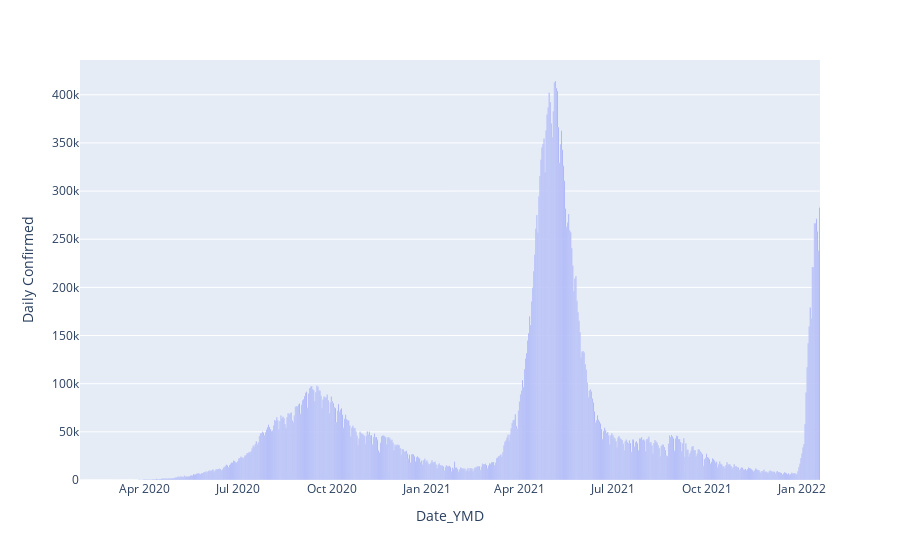
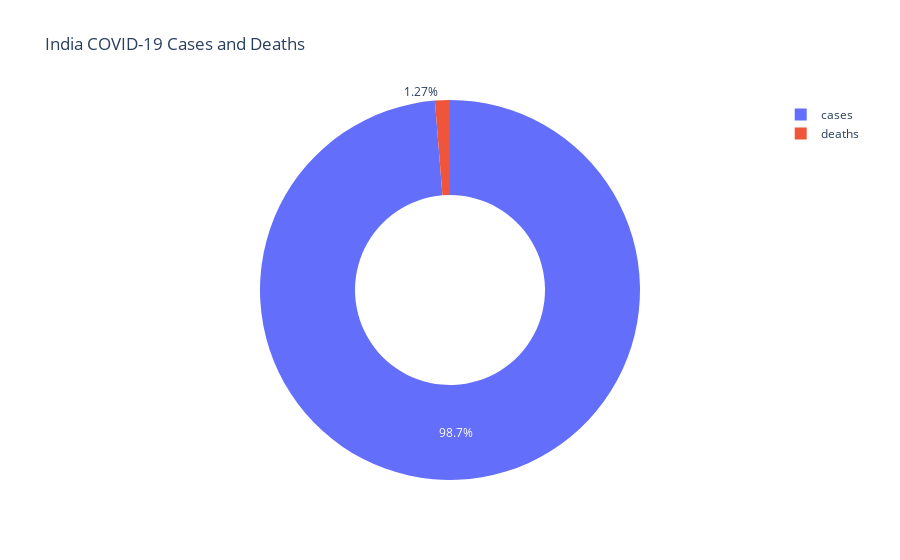
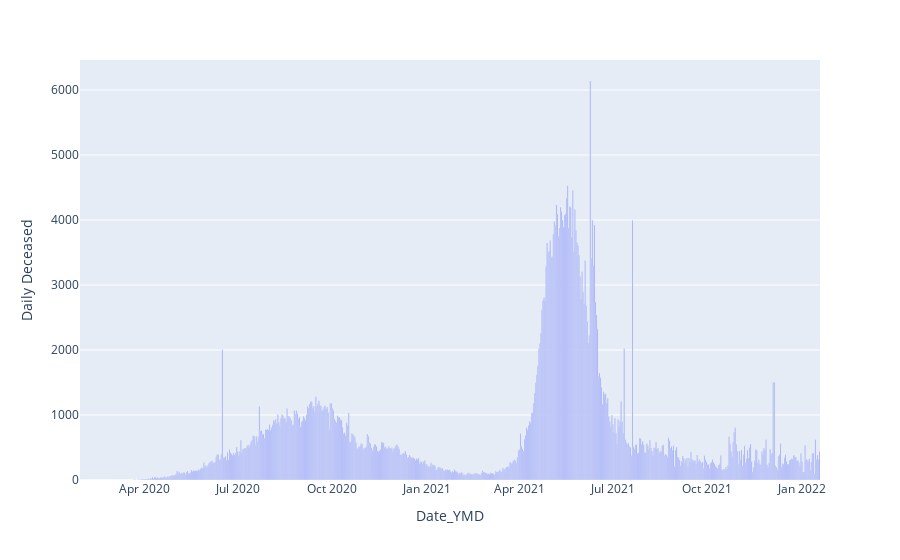

Here is the notebook cell these charts were saved with, in order:
### Markdown cell above
This code is a Python script that uses Prophet, a time series forecasting library, to predict the number of COVID-19 cases and deaths in the United States. The script first imports the necessary libraries, including NumPy, Pandas, and Plotly Express. It then reads in data from a CSV file hosted on GitHub that contains information about COVID-19 cases and deaths in US states. To speed up execution, the script samples 5% of the dataset and drops any rows with missing values. The script then converts the date column to a datetime format and creates a bar plot and pie chart using Plotly Express to visualize the data.

After visualizing the data, the script calculates the death rate and creates another bar plot using Plotly Express to visualize the number of deaths over time. The script then uses Prophet to fit a time series model to the data and predict the number of cases and deaths for the next 30 days. Finally, the script plots the forecast and its components using Prophet's built-in plotting functions.

Overall, this code provides a comprehensive analysis of COVID-19 cases and deaths in the United States using time series forecasting techniques. It demonstrates how to use Prophet to fit a model to time series data and make predictions for future time periods.

### Code cell
import numpy as np # for numerical operations
import pandas as pd # for data processing
import plotly.express as px # for plotting
from darts import TimeSeries # for time series analysis
import warnings # to ignore warnings
warnings.filterwarnings('ignore') # filter warnings 
df=pd.read_csv("https://raw.githubusercontent.com/amankharwal/Website-data/master/COVID19%20data%20for%20overall%20INDIA.csv") # read data from github 
display("First 5 rows of the dataset", df.head()) # display first 5 rows of the dataset
# find null values
display("Number of missing values in each column", df.isnull().sum())
# drop date column
df=df.drop(['Date'], axis=1)
# columns display
display("Columns of the dataset", df.columns) # display columns of the dataset
fig=px.bar(df, x='Date_YMD', y='Daily Confirmed') # plot using plotly
fig.show() # plot using plotly
cases=df['Daily Confirmed'].sum() # total cases
deaths=df['Daily Deceased'].sum() # total deaths 
labels=['cases', 'deaths'] # labels for pie chart
values=[cases, deaths] # values for pie chart
fig=px.pie(df, 
           values=values, 
           names=labels, title='India COVID-19 Cases and Deaths'
                ,hole=0.5) # plot using plotly
fig.show() # plot using plotly
death_rate=deaths/cases*100 # death rate
print("Death rate in India is", death_rate, "%") # print death rate
fig=px.bar(df, x='Date_YMD', y='Daily Deceased') # plot using plotly
fig.show() # plot using plotly
# Information about the dataset
df.info() # information about the dataset    
series=TimeSeries.from_dataframe(df, 'Date_YMD', ['Daily Confirmed']) # create a time series
series.plot() # plot the time series

### Figure 1 — Plotly figure (JSON) as saved in the notebook; plotly's stock layout.template omitted (floating-point values rounded to 4 significant figures; data arrays with more than 128 entries replaced by an {"elided": "..."} marker saying what was removed)
{"data": [{"alignmentgroup": "True", "hovertemplate": "Date_YMD=%{x}<br>Daily Confirmed=%{y}<extra></extra>", "legendgroup": "", "marker": {"color": "#636efa", "pattern": {"shape": ""}}, "name": "", "offsetgroup": "", "orientation": "v", "showlegend": false, "textposition": "auto", "type": "bar", "x": {"elided": "720 str values"}, "xaxis": "x", "y": {"elided": "720 int values"}, "yaxis": "y"}], "layout": {"barmode": "relative", "legend": {"tracegroupgap": 0}, "margin": {"t": 60}, "xaxis": {"anchor": "y", "domain": [0, 1], "title": {"text": "Date_YMD"}}, "yaxis": {"anchor": "x", "domain": [0, 1], "title": {"text": "Daily Confirmed"}}}}

### Figure 2 — Plotly figure (JSON) as saved in the notebook; plotly's stock layout.template omitted (floating-point values rounded to 4 significant figures)
{"data": [{"domain": {"x": [0, 1], "y": [0, 1]}, "hole": 0.5, "hovertemplate": "label=%{label}<br>value=%{value}<extra></extra>", "labels": ["cases", "deaths"], "legendgroup": "", "name": "", "showlegend": true, "type": "pie", "values": [37899299, 486649]}], "layout": {"legend": {"tracegroupgap": 0}, "title": {"text": "India COVID-19 Cases and Deaths"}}}

### Figure 3 — Plotly figure (JSON) as saved in the notebook; plotly's stock layout.template omitted (floating-point values rounded to 4 significant figures; data arrays with more than 128 entries replaced by an {"elided": "..."} marker saying what was removed)
{"data": [{"alignmentgroup": "True", "hovertemplate": "Date_YMD=%{x}<br>Daily Deceased=%{y}<extra></extra>", "legendgroup": "", "marker": {"color": "#636efa", "pattern": {"shape": ""}}, "name": "", "offsetgroup": "", "orientation": "v", "showlegend": false, "textposition": "auto", "type": "bar", "x": {"elided": "720 str values"}, "xaxis": "x", "y": {"elided": "720 int values"}, "yaxis": "y"}], "layout": {"barmode": "relative", "legend": {"tracegroupgap": 0}, "margin": {"t": 60}, "xaxis": {"anchor": "y", "domain": [0, 1], "title": {"text": "Date_YMD"}}, "yaxis": {"anchor": "x", "domain": [0, 1], "title": {"text": "Daily Deceased"}}}}
